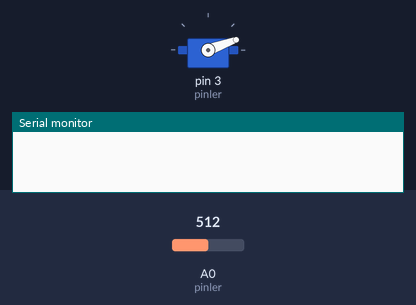
The sketch below on a simulated Arduino Uno, built with avr-gcc and run on an emulated ATmega328P. Parts: servo, the last lines printed to the serial monitor. Inputs (shaded band) come from the test bench; at power-on: A0 (pinler) = 512.

Above: at 3.08 s.
At 15.11 s:
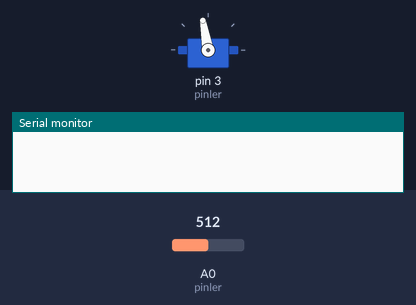
At 27.1 s:
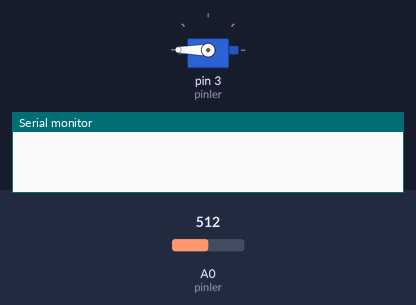
At 29.1 s:
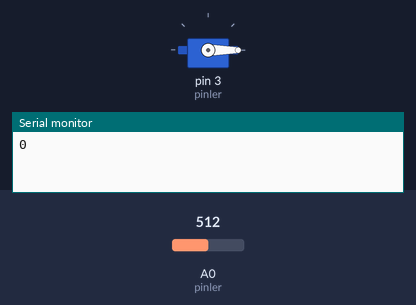
Timing chart, 0 to 40.0 s (numbered marks = the images above):
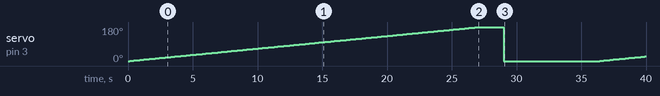

Measured:
- by itself, servo on pin 3 (pinler): 0° → 1° at 0.15 s, → 2° 0.15 s later, → 3° 0.15 s later, → 4° 0.15 s later, … (205 changes in this stretch)

The sketch:

GUNES.ino
```cpp
/*Herkese iyi çalışmalar diliyorum.
 Sabri Genç
 */

#include <Servo.h>
#include <Smoothed.h>

Smoothed <int> ldr_deger;
Servo servo;
const int pinler[] PROGMEM={A0,3};
struct sensor_deger{
  int ldr;
};
struct sensor_deger sens;
int aci=0;
int hafiza[181]={};
int sayac=0;bool aci_sayaci=false;
bool bayrak=false;
int buyuk,kucuk;
unsigned long zaman=0;int artirma,azaltma=0;
void setup() {
  Serial.begin(9600);
  ldr_deger.begin(SMOOTHED_AVERAGE,10);
  if(!Serial)
  {
    Serial.println(F("Seri haberlesme baslatilamadi."));
  }
  else
  {
    servo.attach(pinler[1]);servo.write(0);
    for(int i=0; i<2; i++)
      if(i==0) pinMode(pinler[i],INPUT);
      else pinMode(pinler[i],OUTPUT);

  }
}
void loop() {

  gunes_takip_panel();
  if(millis()-zaman>=35000)  // tarama zaman dilimi
  {
    zaman=millis();
    if(zaman>=35000)
    {
      Serial.println("reset");
      gunes_tarama();
    }
    delay(1);
  }


}
void gunes_takip_panel() {

  if(!bool(0))
  {
    if(bayrak==false)
    {
      for(int i=0; i<=180; i++)
      {
        sens.ldr=ldr_deger_okuma();
        hafiza[i]=sens.ldr;
        if(aci_sayaci==false) servo.write(i);
        delay(150);
        if(i==180)
        {
          servo.detach();bayrak=!bayrak;aci_sayaci=!aci_sayaci;
        }
      }
    }
    if(bayrak==true)
    {
      servo.attach(pinler[1]);
      for(int x=0; x<=180; x++)
      {
        if(x==0)
        {
          kucuk=hafiza[x];
          buyuk=hafiza[x];
        }
        if(hafiza[x]>buyuk)
        {
          buyuk=hafiza[x];

        }
        if(hafiza[x]<kucuk)
        {
          kucuk=hafiza[x];
          aci=x;
        }
        delay(10);
      }
      sens.ldr=ldr_deger_okuma();
      Serial.println(aci);
      servo.write(aci);


    }
  }
}
int ldr_deger_okuma() {

    sens.ldr=analogRead(pinler[0]);
    ldr_deger.add(sens.ldr);
    int yeni_ldr=ldr_deger.get();
    return yeni_ldr;
}

void gunes_tarama() {
   bayrak=!bayrak;aci_sayaci=!aci_sayaci;
}
```
